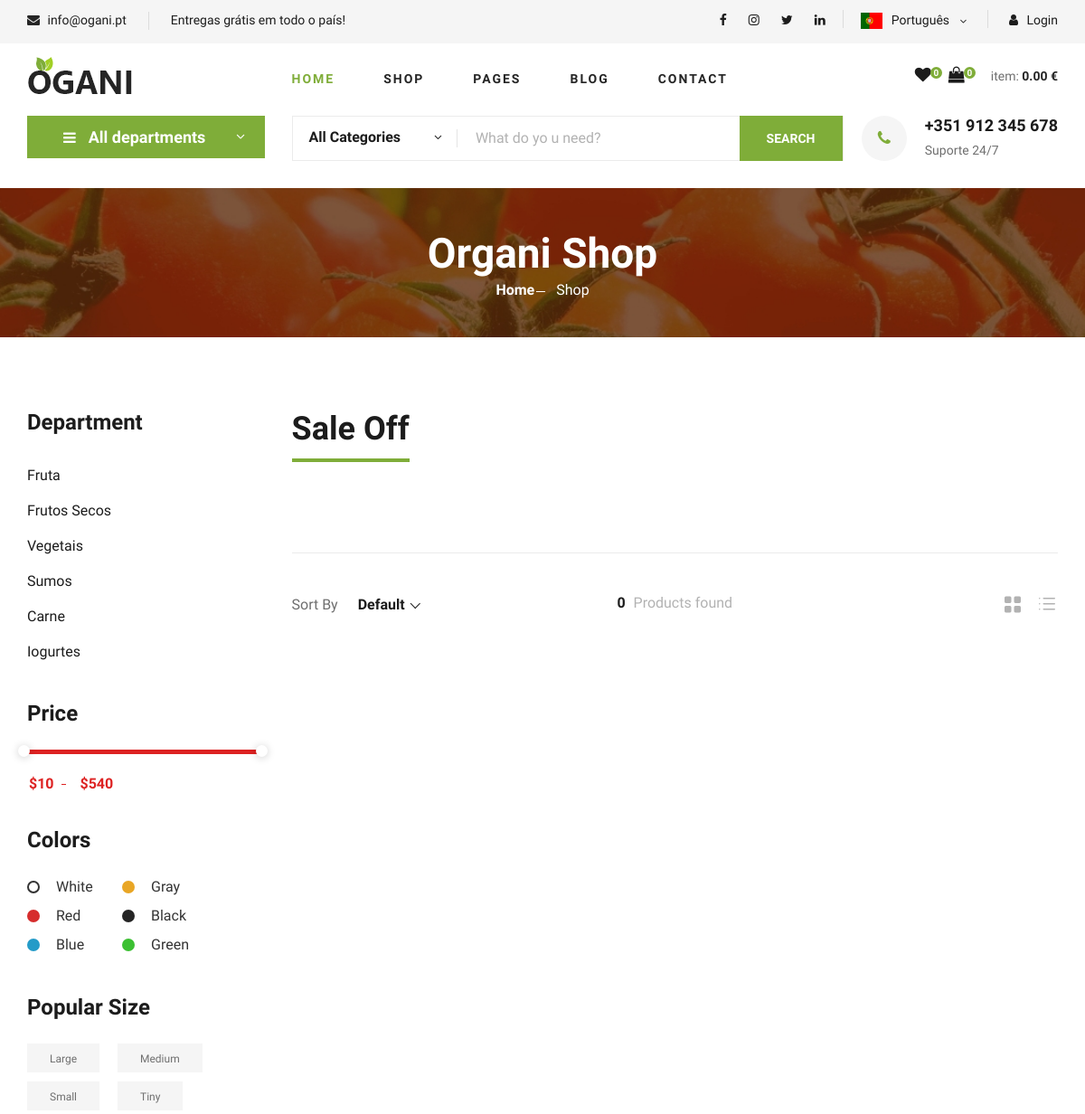
/shop-grid.php?id=3 (upper part), run on an earlier commit of the app's database.
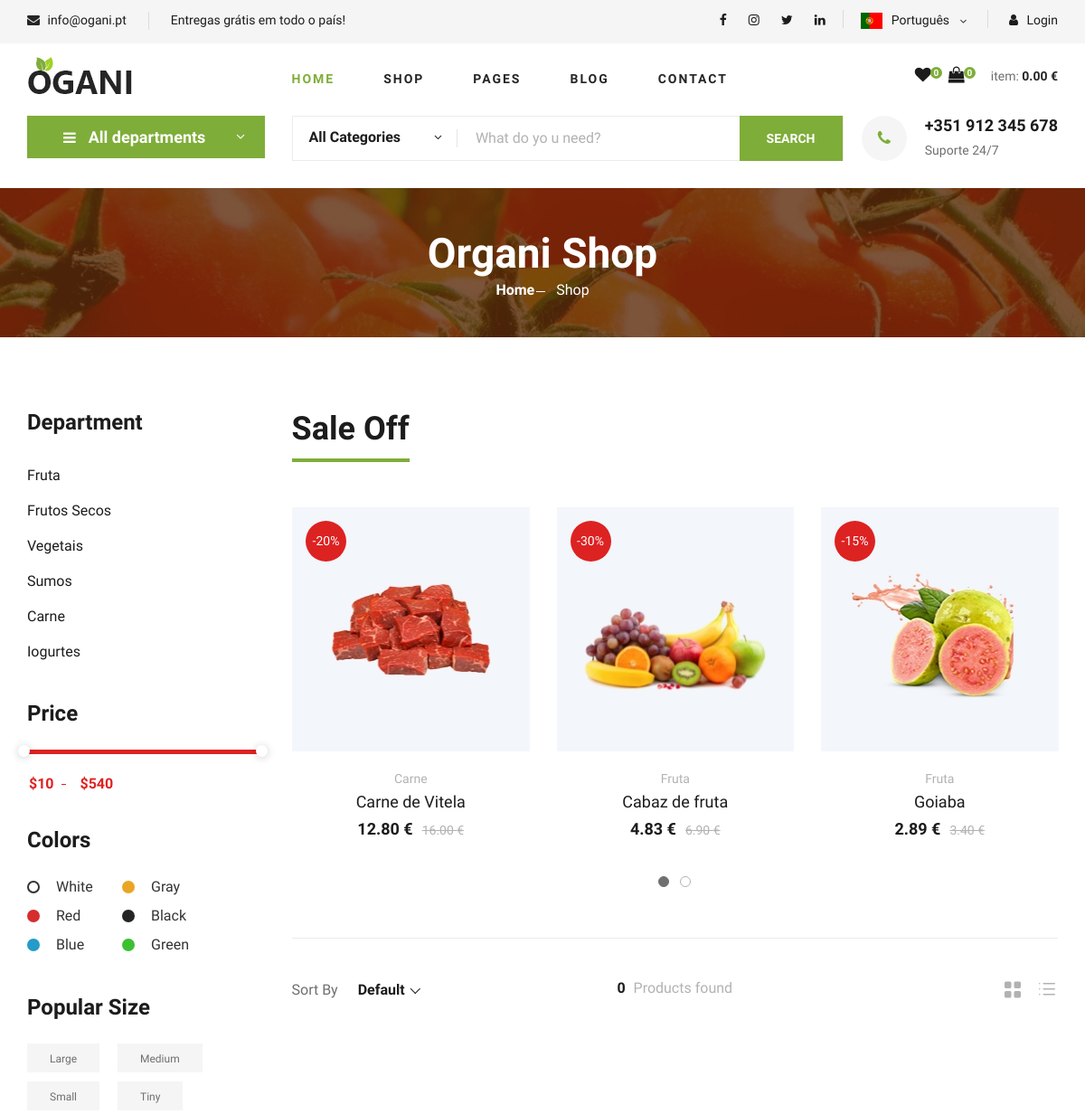
And on a later commit of the database.
### tables this page shows
CREATE TABLE `redessociais` (
  `id` int(11) NOT NULL,
  `class` varchar(30) NOT NULL,
  `link` varchar(30) NOT NULL
);

CREATE TABLE `categoriaspt` (
  `id` int(11) NOT NULL,
  `categoria` varchar(50) NOT NULL,
  `imagem` varchar(80) NOT NULL,
  `menu` tinyint(1) NOT NULL DEFAULT 1,
  `scroll` tinyint(1) NOT NULL DEFAULT 0,
  `destaque` tinyint(1) NOT NULL DEFAULT 0,
  `slug` varchar(80) NOT NULL
);

CREATE TABLE `produtospt` (
  `referencia` varchar(25) NOT NULL,
  `designacao` varchar(100) NOT NULL,
  `imagem` varchar(100) NOT NULL,
  `preco` double(4,2) NOT NULL,
  `categoria` int(11) NOT NULL,
  `destaque` tinyint(1) NOT NULL DEFAULT 0,
  `desconto` int(11) NOT NULL DEFAULT 0
);

### shop-grid.php (the view, shortened to what the changed rows need)
<?php
require_once("connection/connection.php");
if (isset($_GET['lang'])) {
    $lang=$_GET['lang'];
    setcookie("lang",$lang);
  }
  else
    if (isset($_COOKIE['lang'])) {
      $lang=$_COOKIE['lang'];
    }
    else {
      $lang="pt";
    }
$qCategorias = "SELECT * FROM categorias$lang";
$rsCategorias = $csogani->query($qCategorias);
$rsCategorias->data_seek(0);
$qSaleOff = "SELECT produtos$lang.*,categorias$lang.categoria as descrCategoria from produtos$lang,categorias$lang where produtos$lang.desconto>0 and produtos$lang.categoria=categorias$lang.id";
$rsSaleOff = $csogani->query($qSaleOff);
$rsSaleOff->data_seek(0);
?>
<!DOCTYPE html>
<html lang="pt">
<head>
    <link rel="stylesheet" href="css/bootstrap.min.css" type="text/css">
    <link rel="stylesheet" href="css/font-awesome.min.css" type="text/css">
    <link rel="stylesheet" href="css/elegant-icons.css" type="text/css">
    <link rel="stylesheet" href="css/nice-select.css" type="text/css">
    <link rel="stylesheet" href="css/jquery-ui.min.css" type="text/css">
    <link rel="stylesheet" href="css/owl.carousel.min.css" type="text/css">
    <link rel="stylesheet" href="css/slicknav.min.css" type="text/css">
    <link rel="stylesheet" href="css/style.css" type="text/css">
</head>
<body onload="onload()">
    <?php require_once("header.php"); ?>
    <section class="breadcrumb-section set-bg" data-setbg="img/breadcrumb.jpg">
        <div class="container">
            <div class="row">
                <div class="col-lg-12 text-center">
                    <div class="breadcrumb__text">
                        <h2>Organi Shop</h2>
                    </div>
                </div>
            </div>
        </div>
    </section>
    <section class="product spad">
        <div class="container">
            <div class="row">
                <div class="col-lg-3 col-md-5">
                    <div class="sidebar">
                        <div class="sidebar__item">
                            <ul>
                            <?php
                            $rsCategorias->data_seek(0);
                            while ($row_rsCategorias = $rsCategorias->fetch_assoc()) {
                                if ($row_rsCategorias['menu']==true) { ?>
                            <li><a href="shop-grid.php?id=<?= $row_rsCategorias['id']?>"><?= $row_rsCategorias['categoria']?></a></li>
                            <?php } } ?>
                        </ul>
                        </div>
                    </div>
                </div>
                <div class="col-lg-9 col-md-7">
                    <div class="product__discount">
                        <div class="section-title product__discount__title">
                            <h2>Sale Off</h2>
                        </div>
                        <div class="row">
                            <div class="product__discount__slider owl-carousel">
                                <?php while ($row_rsSaleOff = $rsSaleOff->fetch_assoc()) { ?>
                                <div class="col-lg-4">
                                    <div class="product__discount__item">
                                        <div class="product__discount__item__pic set-bg"
                                            data-setbg="img/product/<?= $row_rsSaleOff['imagem']?>">
                                            <div class="product__discount__percent">-<?= $row_rsSaleOff['desconto']?>%</div>
                                        </div>
                                        <div class="product__discount__item__text">
                                            <span><?= $row_rsSaleOff['descrCategoria']?></span>
                                            <h5><a href="#"><?= $row_rsSaleOff['designacao']?></a></h5>
                                            <div class="product__item__price"><?= number_format($row_rsSaleOff['preco']-($row_rsSaleOff['preco']*($row_rsSaleOff['desconto']/100)),2)?> €<span><?= $row_rsSaleOff['preco']?> €</span></div>
                                        </div>
                                    </div>
                                </div>
                                <?php } ?>
                            </div>
                        </div>
                    </div>
                </div>
            </div>
        </div>
    </section>
</body>
</html>

### header.php (shortened to what the changed rows need)
<?php
$qRedesSociais = "SELECT * FROM redessociais";
$rsRedesSociais = $csogani->query($qRedesSociais);
$rsRedesSociais->data_seek(0);
?>
<header class="header">
        <div class="header__top">
            <div class="container">
                <div class="row">
                    <div class="col-lg-6 col-md-6">
                        <div class="header__top__right">
                            <div class="header__top__right__social">
                            <?php while ($row_rsRedesSociais = $rsRedesSociais->fetch_assoc()) {  ?>
                                <a href="<?= $row_rsRedesSociais['link']?>"><i class="<?= $row_rsRedesSociais['class']?>"></i></a>
                            <?php } ?>
                            </div>
                        </div>
                    </div>
                </div>
            </div>
        </div>
    </header>

What changed in the data, as far as the page shows it:
now on this page (row edited): produtospt: shows a picture, desconto "20", categoria.categoria "Carne", designacao "Carne de Vitela", $row_rsSaleOff['preco']-($row_rsSaleOff['preco']*($row_rsSaleOff['desconto']/100)) "12.80", preco "16.00"
now on this page (row edited): produtospt: shows a picture, desconto "30", categoria.categoria "Fruta", designacao "Cabaz de fruta", $row_rsSaleOff['preco']-($row_rsSaleOff['preco']*($row_rsSaleOff['desconto']/100)) "4.83", preco "6.90"
now on this page (row edited): produtospt: shows a picture, desconto "15", categoria.categoria "Fruta", designacao "Goiaba", $row_rsSaleOff['preco']-($row_rsSaleOff['preco']*($row_rsSaleOff['desconto']/100)) "2.89", preco "3.40"
